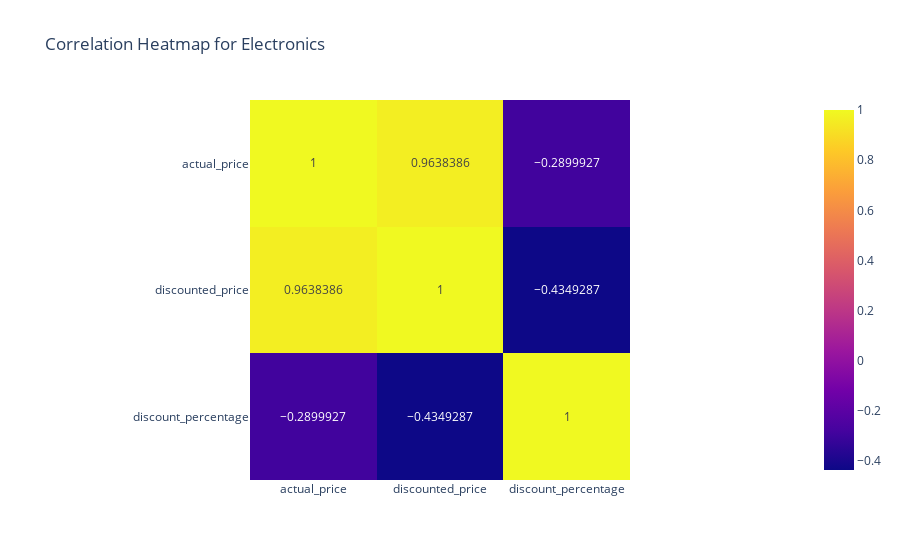

Write notebook code for a chart like this one.
### Code cell
fig = px.imshow(newdf[newdf.Root_Category==list(newdf.Root_Category.unique())[1]][['actual_price','discounted_price','discount_percentage']].corr(),text_auto=True,title=f"Correlation Heatmap for {list(newdf.Root_Category.unique())[1]}")
fig.show()
fig.write_image("images/fig3.png")

### Figure 1 — Plotly figure (JSON) as saved in the notebook; plotly's stock layout.template omitted (floating-point values rounded to 4 significant figures)
{"data": [{"coloraxis": "coloraxis", "hovertemplate": "x: %{x}<br>y: %{y}<br>color: %{z}<extra></extra>", "name": "0", "texttemplate": "%{z}", "type": "heatmap", "x": ["actual_price", "discounted_price", "discount_percentage"], "xaxis": "x", "y": ["actual_price", "discounted_price", "discount_percentage"], "yaxis": "y", "z": [[1, 0.9638, -0.29], [0.9638, 1, -0.4349], [-0.29, -0.4349, 1]]}], "layout": {"coloraxis": {"colorscale": [[0, "#0d0887"], [0.1111, "#46039f"], [0.2222, "#7201a8"], [0.3333, "#9c179e"], [0.4444, "#bd3786"], [0.5556, "#d8576b"], [0.6667, "#ed7953"], [0.7778, "#fb9f3a"], [0.8889, "#fdca26"], [1, "#f0f921"]]}, "title": {"text": "Correlation Heatmap for Electronics"}, "xaxis": {"anchor": "y", "constrain": "domain", "domain": [0, 1], "scaleanchor": "y"}, "yaxis": {"anchor": "x", "autorange": "reversed", "constrain": "domain", "domain": [0, 1]}}}
